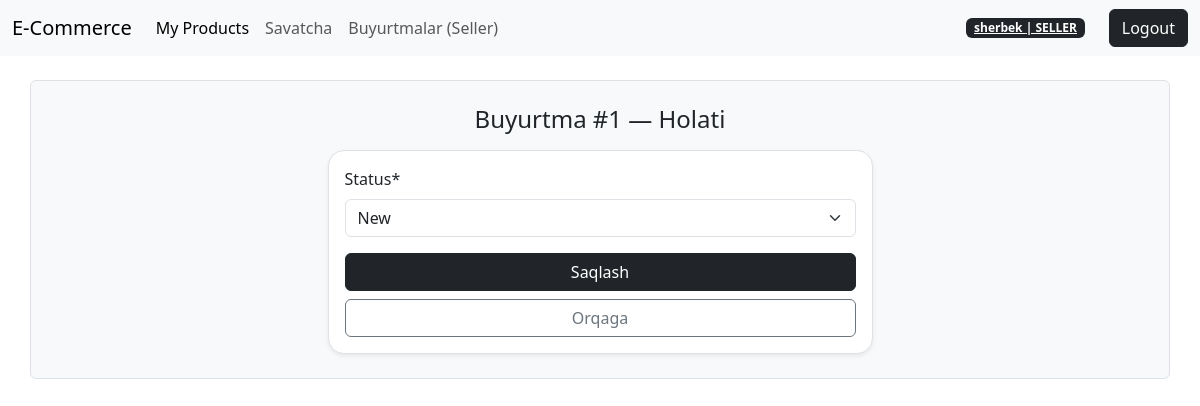
/seller/orders/1/status/ (signed in), run on an earlier commit of the app's database.
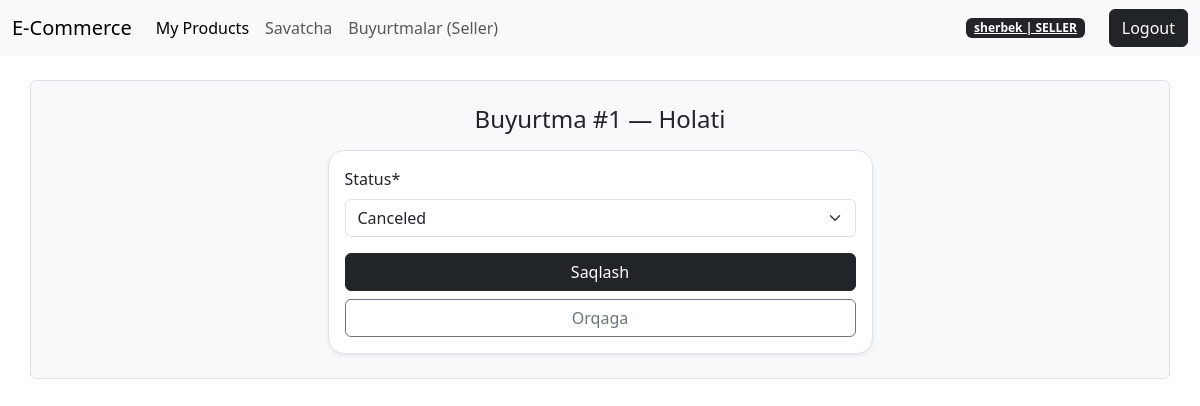
And on a later commit of the database.
### orders/models.py (models this page shows, shortened)
class OrderItem(models.Model):
    STATUS_NEW = "new"  # yangi buyurtma
    STATUS_PROCESSING = "processing"  # tayyorlanmoqda
    STATUS_DELIVERED = "delivered"  # yetkazildi
    STATUS_CANCELED = "canceled"  # bekor qilindi
    STATUS_CHOICES = [
        (STATUS_NEW, "New"),
        (STATUS_PROCESSING, "Processing"),
        (STATUS_DELIVERED, "Delivered"),
        (STATUS_CANCELED, "Canceled"),
    ]
    order = models.ForeignKey(
        Order, on_delete=models.CASCADE, related_name="items")
    status = models.CharField(max_length=20, choices=STATUS_CHOICES, default=STATUS_NEW)  # order holati
    product = models.ForeignKey(Product,
       on_delete=models.PROTECT,  # order bo‘lsa product o‘chib ketmasin (tarix saqlansin)
       related_name="order_items")
    seller = models.ForeignKey(  # buyurtma qaysi sotuvchiga borishini ajratish uchun
        settings.AUTH_USER_MODEL,
        on_delete=models.PROTECT,
        related_name="sold_items")
    qty = models.PositiveIntegerField(default=1)  # soni
    unit_price = models.DecimalField(max_digits=12, decimal_places=2, default=Decimal("0.00"))  # bitta narx

### orders/views.py (the view, shortened to what this page needs)
# urls.py: path("seller/orders/<int:pk>/status/", views.SellerOrderStatusUpdateView.as_view(), name="seller_order_status"),
class SellerOrderStatusUpdateView(SellerRequiredMixin, UpdateView):
    model = OrderItem  # status OrderItem’da turadi
    form_class = OrderStatusForm
    template_name = "orders/seller/order_status_update.html"
    success_url = reverse_lazy("seller_order_items")  # update’dan keyin listga qaytadi
    def get_queryset(self):
        return OrderItem.objects.filter(seller=self.request.user)

### orders/forms.py
class OrderStatusForm(forms.ModelForm):
    class Meta:
        model = OrderItem
        fields = ("status",)

### catalog/mixins.py (called while the page is built)
    def test_func(self):
        user = self.request.user
        return user.is_authenticated and getattr(user, "role", None) == "SELLER"

### templates/orders/seller/order_status_update.html (shortened to what this page needs)
{% extends "base.html" %}
{% load crispy_forms_tags %}
{% block content %}
<h1 class="h4 mb-3 text-center">Buyurtma #{{ object.id }} — Holati</h1>
<div class="col-6 mx-auto card shadow-sm border rounded-4">
<div class="card-body">
  <form method="post">
    {{ form | crispy }}
    <button class="btn btn-dark w-100">Saqlash</button>
  </form>
  <a class="btn btn-outline-secondary w-100 mt-2" href="{% url 'seller_order_items' %}">
    Orqaga
  </a></div></div>
{% endblock %}

What changed in the data, as far as the page shows it:
changed OrderItem id 1: status "New" → "Canceled"
